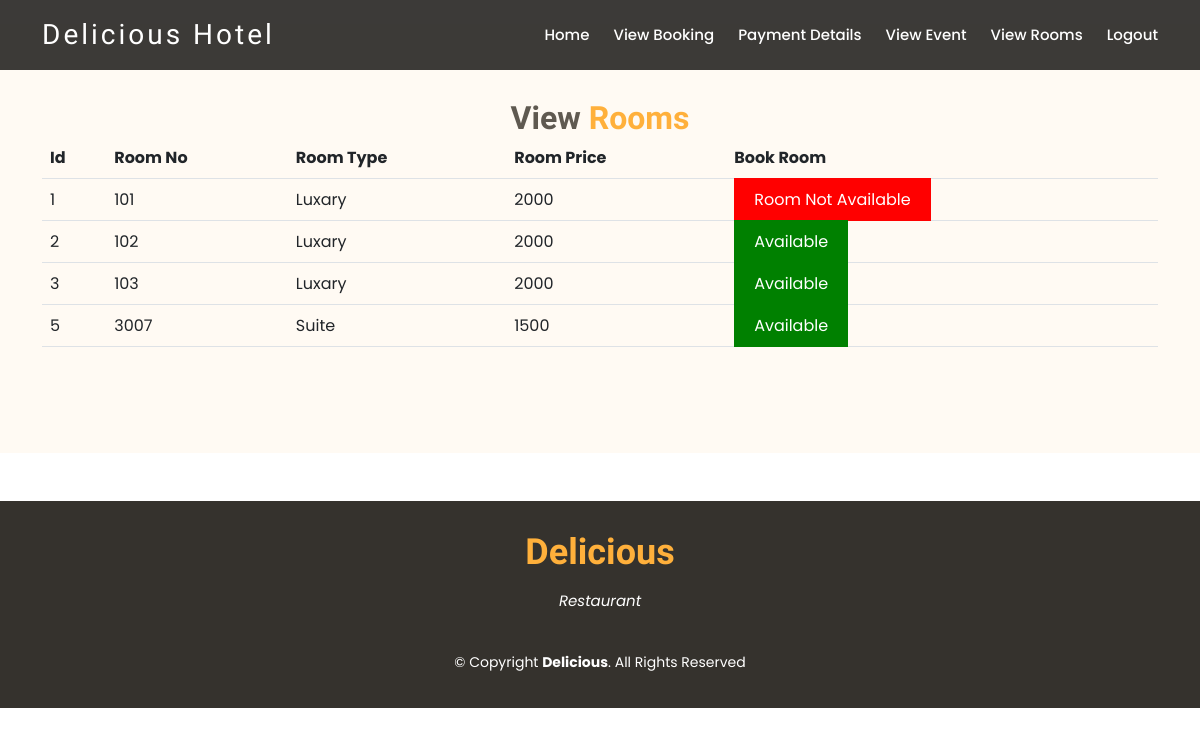
The app's page /ViewStaffHotelRooms.php with its own data.
### tables this page shows
CREATE TABLE `room` (
  `id` int(11) NOT NULL,
  `Roomno` varchar(30) NOT NULL,
  `type` varchar(30) NOT NULL,
  `price` int(11) NOT NULL,
  `hotelid` int(11) NOT NULL
);

### ViewStaffHotelRooms.php (the view, shortened to what this page needs)
<html>
<head>
  <link href=" assets/vendor/animate.css/animate.min.css  " rel="stylesheet">
  <link href=" assets/vendor/bootstrap/css/bootstrap.min.css  " rel="stylesheet">
  <link href=" assets/vendor/bootstrap-icons/bootstrap-icons.css  " rel="stylesheet">
  <link href=" assets/vendor/boxicons/css/boxicons.min.css  " rel="stylesheet">
  <link href=" assets/vendor/glightbox/css/glightbox.min.css  " rel="stylesheet">
  <link href=" assets/vendor/swiper/swiper-bundle.min.css  " rel="stylesheet">
  <link href=" assets/css/style.css  " rel="stylesheet">
</head>
<body>
    <header id="header" class="fixed-top d-flex align-items-center header-transparent">
        <div class="container-fluid container-xl d-flex align-items-center justify-content-between">
          <div class="logo me-auto">
            <h1><a href="index2.html">Delicious Hotel</a></h1>
          </div>
          <?php
             require_once "staffmenu.php";
          ?>
        </div>
      </header>
      <main id="main">
      <br>
      <section id="about" class="about">
  <?php
       require_once "connect.php";
       $sql = "SELECT * FROM room";
        $stmt = $conn->prepare($sql);
        $stmt->execute();
        $result = $stmt->get_result();
?>
 <?php
   function checkRoomAvailability($roomid)
   {
     require "connect.php";
     $date = date("Y/m/d");
     $sql = "SELECT * FROM booking where rid =$roomid and checkIn <='$date' and checkOut>='$date'";
     $stmt = $conn->prepare($sql);
        $stmt->execute();
        $res = $stmt->get_result();
         if($row = mysqli_fetch_array($res))
     {
         return 1;
     }
     else
     {
      return 0;
     }
  }
 ?>
    <div class="container">
      <div class="section-title">
        <h2>View <span>Rooms </span></h2>
           <table class="table table-border" >
            <tr>
                <th>Id</th>
                <th>Room No</th>
                <th>Room Type</th>
                <th>Room Price</th>
                <th>Book Room</th>
            </tr>
        <?php
     if ($result->num_rows > 0) {
    while ($row = $result->fetch_array()) {
        ?>
        <tr>
            <td><?php echo $row[0]; ?></td>
            <td><?php echo $row[1]; ?></td>
            <td><?php echo $row[2]; ?></td>
            <td><?php echo $row[3]; ?></td>
            <?php
               $x= checkRoomAvailability($row[0]);
               if($x==0)
               {
            ?>
            <td><a style="background-color:green;color:white;padding:10px 20px;"  href="">Available</a></td>
              <?php
               }
               else
               {
                ?>
               <td><a style="background-color:red;color:white;padding:10px 20px;" href="">Room Not Available</a></td>
                <?php
               }
              ?>
          </tr>
<?php
    }
}
   ?>
            </table>
         </div>
    </div>
  </section>
  <div style="clear:both">
           <br><br>
    </div>
</main>
       <footer id="footer">
        <div class="container">
          <h3>Delicious</h3>
          <p>Restaurant</p>
          <div class="copyright">
            &copy; Copyright <strong><span>Delicious</span></strong>. All Rights Reserved
          </div>
        </div>
      </footer>
</body>
</html>

### assets/css/style.css (style rules this page uses)
body { font-family: "Poppins", sans-serif; color: #444444; }
a { text-decoration: none; color: #ffb03b; }
h1, h2, h3, h4, h5, h6 { font-family: "Satisfy", sans-serif; }
#header { top: 0px; height: 70px; z-index: 997; transition: all 0.5s; padding: 10px 0; background: rgba(26, 24, 22, 0.85); }
#header.header-transparent { background: rgba(26, 24, 22, 0.85); }
#header .logo h1 { font-size: 28px; margin: 0; line-height: 1; font-weight: 400; letter-spacing: 3px; }
#header .logo h1 a, #header .logo h1 a:hover { color: #fff; text-decoration: none; }
section { padding: 60px 0; }
.section-title { text-align: center; padding-bottom: 30px; }
.section-title h2 { margin: 15px 0 0 0; font-size: 32px; font-weight: 700; color: #5f5950; }
.section-title h2 span { color: #ffb03b; }
.about { background: #fffaf3; }
#footer { background: #35322d; color: #fff; font-size: 14px; text-align: center; padding: 30px 0; }
#footer h3 { font-size: 36px; font-weight: 700; color: #ffb03b; position: relative; padding: 0; margin: 0 0 15px 0; }
#footer p { font-size: 15; font-style: italic; padding: 0; margin: 0 0 40px 0; }
#footer .copyright { margin: 0 0 5px 0; }

### records on screen
room: id "1", Roomno "101", type "Luxary", price "2000", shows "Room Not Available"
room: id "2", Roomno "102", type "Luxary", price "2000", shows "Available"
room: id "3", Roomno "103", type "Luxary", price "2000", shows "Available"
room: id "5", Roomno "3007", type "Suite", price "1500", shows "Available"
